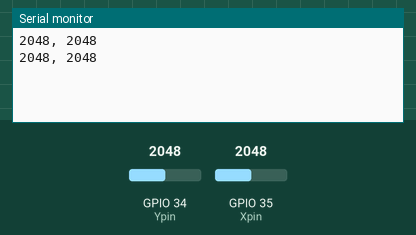
Simulated run of this sketch. Board: ESP32. Parts: the last lines printed to the serial monitor. Inputs (shaded band) come from the test bench; at power-on: GPIO 34 (Ypin) = 2048, GPIO 35 (Xpin) = 2048.

Above: at 1.8 s.
1.9 s: GPIO 34 (Ypin) set to 2866
At 2.8 s:
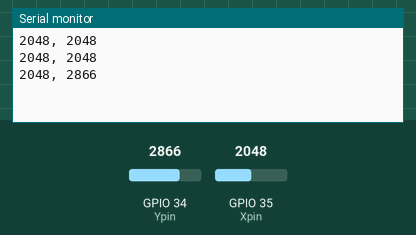
3.4 s: GPIO 35 (Xpin) set to 2866
At 4.4 s:
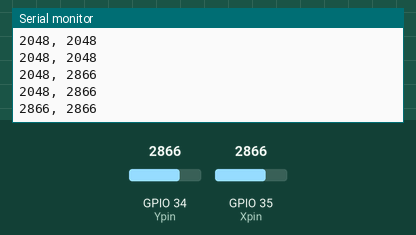
4.9 s: GPIO 34 (Ypin) set to 3603
At 5.8 s:
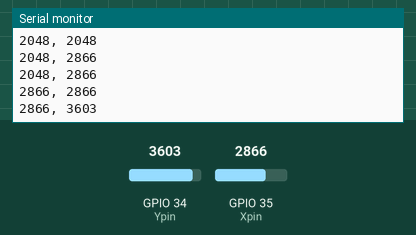
6.4 s: GPIO 35 (Xpin) set to 3603
At 7.8 s:
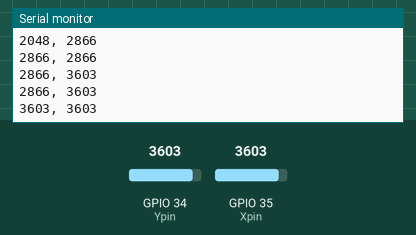
Timing chart, 0 to 8.9 s (numbered marks = the images above; inputs shaded):
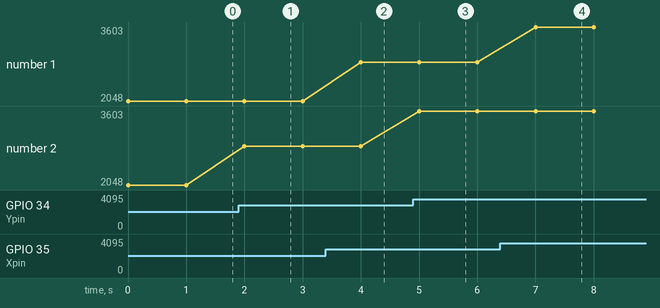

Measured:
- after the input at 1.9 s, the serial monitor: prints a new line after 0.10 s (image 1)
- after the input at 3.4 s, the serial monitor: prints a new line after 0.60 s (image 2)
- after the input at 4.9 s, the serial monitor: prints a new line after 0.10 s (image 3)
- after the input at 6.4 s, the serial monitor: prints a new line after 0.60 s (image 4)
- plotted number 2: 2048 → 2866 after the input at 1.9 s, 2866 → 3603 after the input at 4.9 s

The sketch:

JoyStick_test.ino
```cpp
#define Xpin 35
#define Ypin 34

void setup() {
    Serial.begin(115200);
    while (!Serial) ;

    pinMode(Xpin, INPUT);
    pinMode(Ypin, INPUT);
}

void loop() {
    Serial.printf("%d, %d\r\n", analogRead(Xpin), analogRead(Ypin));
    delay(1000);
}
```
